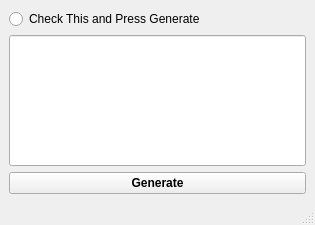
<?xml version="1.0" encoding="UTF-8"?>
<ui version="4.0">
 <class>MainWindow</class>
 <widget class="QMainWindow" name="MainWindow">
  <property name="geometry">
   <rect>
    <x>0</x>
    <y>0</y>
    <width>315</width>
    <height>225</height>
   </rect>
  </property>
  <property name="windowTitle">
   <string>Password Generator</string>
  </property>
  <property name="windowIcon">
   <iconset>
    <normaloff>key.png</normaloff>key.png</iconset>
  </property>
  <property name="styleSheet">
   <string notr="true"/>
  </property>
  <widget class="QWidget" name="centralwidget">
   <layout class="QGridLayout" name="gridLayout">
    <item row="3" column="0">
     <widget class="QPushButton" name="generate_btn">
      <property name="font">
       <font>
        <pointsize>9</pointsize>
        <bold>true</bold>
       </font>
      </property>
      <property name="styleSheet">
       <string notr="true"/>
      </property>
      <property name="text">
       <string>Generate</string>
      </property>
     </widget>
    </item>
    <item row="0" column="0">
     <widget class="QRadioButton" name="btn_Check">
      <property name="text">
       <string>Check This and Press Generate</string>
      </property>
     </widget>
    </item>
    <item row="1" column="0">
     <widget class="QLineEdit" name="lineEdit">
      <property name="sizePolicy">
       <sizepolicy hsizetype="Preferred" vsizetype="Preferred">
        <horstretch>0</horstretch>
        <verstretch>0</verstretch>
       </sizepolicy>
      </property>
      <property name="alignment">
       <set>Qt::AlignCenter</set>
      </property>
     </widget>
    </item>
   </layout>
  </widget>
  <widget class="QStatusBar" name="statusbar"/>
 </widget>
 <resources/>
 <connections/>
</ui>
